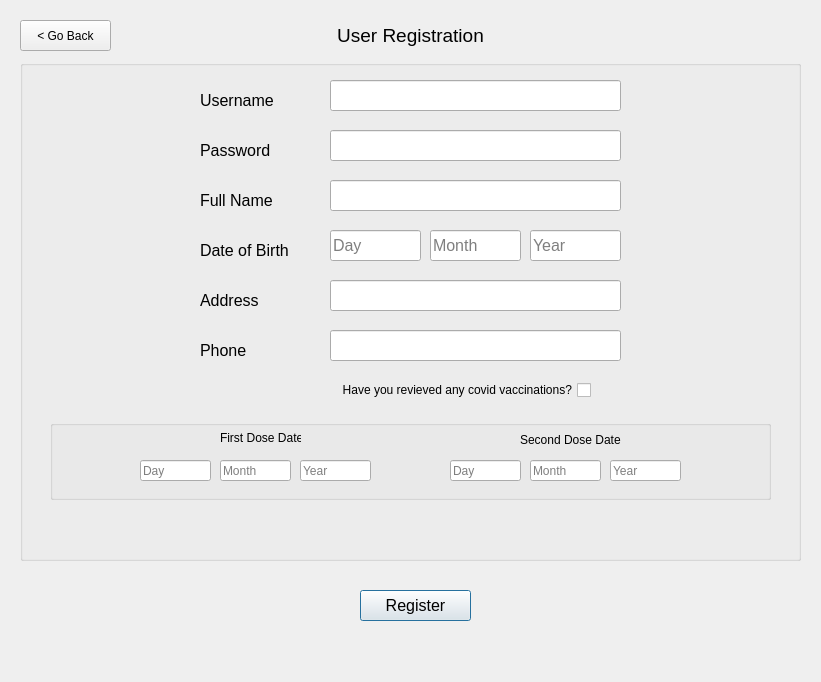
<?xml version="1.0" encoding="UTF-8"?>
<ui version="4.0">
 <class>User_Registration</class>
 <widget class="QDialog" name="User_Registration">
  <property name="geometry">
   <rect>
    <x>0</x>
    <y>0</y>
    <width>821</width>
    <height>682</height>
   </rect>
  </property>
  <property name="windowTitle">
   <string>Dialog</string>
  </property>
  <widget class="QPushButton" name="btnRegister">
   <property name="geometry">
    <rect>
     <x>360</x>
     <y>590</y>
     <width>111</width>
     <height>31</height>
    </rect>
   </property>
   <property name="font">
    <font>
     <pointsize>12</pointsize>
    </font>
   </property>
   <property name="text">
    <string>Register</string>
   </property>
  </widget>
  <widget class="QGroupBox" name="groupBox">
   <property name="geometry">
    <rect>
     <x>20</x>
     <y>60</y>
     <width>781</width>
     <height>501</height>
    </rect>
   </property>
   <property name="title">
    <string/>
   </property>
   <widget class="QLineEdit" name="input_fullname">
    <property name="geometry">
     <rect>
      <x>310</x>
      <y>120</y>
      <width>291</width>
      <height>31</height>
     </rect>
    </property>
    <property name="font">
     <font>
      <pointsize>12</pointsize>
     </font>
    </property>
   </widget>
   <widget class="QLabel" name="label_fullname">
    <property name="geometry">
     <rect>
      <x>180</x>
      <y>130</y>
      <width>111</width>
      <height>20</height>
     </rect>
    </property>
    <property name="font">
     <font>
      <pointsize>12</pointsize>
     </font>
    </property>
    <property name="text">
     <string>Full Name</string>
    </property>
   </widget>
   <widget class="QLabel" name="label_dob">
    <property name="geometry">
     <rect>
      <x>180</x>
      <y>180</y>
      <width>111</width>
      <height>20</height>
     </rect>
    </property>
    <property name="font">
     <font>
      <pointsize>12</pointsize>
     </font>
    </property>
    <property name="text">
     <string>Date of Birth</string>
    </property>
   </widget>
   <widget class="QLineEdit" name="input_dob_day">
    <property name="geometry">
     <rect>
      <x>310</x>
      <y>170</y>
      <width>91</width>
      <height>31</height>
     </rect>
    </property>
    <property name="font">
     <font>
      <pointsize>12</pointsize>
     </font>
    </property>
    <property name="text">
     <string/>
    </property>
    <property name="placeholderText">
     <string>Day</string>
    </property>
   </widget>
   <widget class="QLineEdit" name="input_dob_month">
    <property name="geometry">
     <rect>
      <x>410</x>
      <y>170</y>
      <width>91</width>
      <height>31</height>
     </rect>
    </property>
    <property name="font">
     <font>
      <pointsize>12</pointsize>
     </font>
    </property>
    <property name="text">
     <string/>
    </property>
    <property name="placeholderText">
     <string>Month</string>
    </property>
   </widget>
   <widget class="QLineEdit" name="input_dob_year">
    <property name="geometry">
     <rect>
      <x>510</x>
      <y>170</y>
      <width>91</width>
      <height>31</height>
     </rect>
    </property>
    <property name="font">
     <font>
      <pointsize>12</pointsize>
     </font>
    </property>
    <property name="toolTip">
     <string extracomment="Year"/>
    </property>
    <property name="toolTipDuration">
     <number>7</number>
    </property>
    <property name="text">
     <string/>
    </property>
    <property name="placeholderText">
     <string>Year</string>
    </property>
   </widget>
   <widget class="QLineEdit" name="input_address">
    <property name="geometry">
     <rect>
      <x>310</x>
      <y>220</y>
      <width>291</width>
      <height>31</height>
     </rect>
    </property>
    <property name="font">
     <font>
      <pointsize>12</pointsize>
     </font>
    </property>
   </widget>
   <widget class="QLabel" name="label_address">
    <property name="geometry">
     <rect>
      <x>180</x>
      <y>230</y>
      <width>111</width>
      <height>20</height>
     </rect>
    </property>
    <property name="font">
     <font>
      <pointsize>12</pointsize>
     </font>
    </property>
    <property name="text">
     <string>Address</string>
    </property>
   </widget>
   <widget class="QLabel" name="label_phone">
    <property name="geometry">
     <rect>
      <x>180</x>
      <y>280</y>
      <width>111</width>
      <height>20</height>
     </rect>
    </property>
    <property name="font">
     <font>
      <pointsize>12</pointsize>
     </font>
    </property>
    <property name="text">
     <string>Phone</string>
    </property>
   </widget>
   <widget class="QLineEdit" name="input_phone">
    <property name="geometry">
     <rect>
      <x>310</x>
      <y>270</y>
      <width>291</width>
      <height>31</height>
     </rect>
    </property>
    <property name="font">
     <font>
      <pointsize>12</pointsize>
     </font>
    </property>
   </widget>
   <widget class="QCheckBox" name="checkBox">
    <property name="geometry">
     <rect>
      <x>150</x>
      <y>320</y>
      <width>421</width>
      <height>20</height>
     </rect>
    </property>
    <property name="layoutDirection">
     <enum>Qt::RightToLeft</enum>
    </property>
    <property name="text">
     <string>Have you revieved any covid vaccinations?</string>
    </property>
    <property name="checked">
     <bool>false</bool>
    </property>
   </widget>
   <widget class="QGroupBox" name="vaxStatus_box">
    <property name="geometry">
     <rect>
      <x>30</x>
      <y>360</y>
      <width>721</width>
      <height>80</height>
     </rect>
    </property>
    <property name="title">
     <string/>
    </property>
    <widget class="QLineEdit" name="input_dob_year_3">
     <property name="geometry">
      <rect>
       <x>560</x>
       <y>40</y>
       <width>71</width>
       <height>21</height>
      </rect>
     </property>
     <property name="font">
      <font>
       <pointsize>9</pointsize>
      </font>
     </property>
     <property name="toolTip">
      <string extracomment="Year"/>
     </property>
     <property name="toolTipDuration">
      <number>7</number>
     </property>
     <property name="text">
      <string/>
     </property>
     <property name="placeholderText">
      <string>Year</string>
     </property>
    </widget>
    <widget class="QLineEdit" name="input_dob_month_2">
     <property name="geometry">
      <rect>
       <x>170</x>
       <y>40</y>
       <width>71</width>
       <height>21</height>
      </rect>
     </property>
     <property name="font">
      <font>
       <pointsize>9</pointsize>
      </font>
     </property>
     <property name="text">
      <string/>
     </property>
     <property name="placeholderText">
      <string>Month</string>
     </property>
    </widget>
    <widget class="QLineEdit" name="input_dob_year_2">
     <property name="geometry">
      <rect>
       <x>250</x>
       <y>40</y>
       <width>71</width>
       <height>21</height>
      </rect>
     </property>
     <property name="font">
      <font>
       <pointsize>9</pointsize>
      </font>
     </property>
     <property name="toolTip">
      <string extracomment="Year"/>
     </property>
     <property name="toolTipDuration">
      <number>7</number>
     </property>
     <property name="text">
      <string/>
     </property>
     <property name="placeholderText">
      <string>Year</string>
     </property>
    </widget>
    <widget class="QLabel" name="label_2">
     <property name="geometry">
      <rect>
       <x>470</x>
       <y>10</y>
       <width>121</width>
       <height>20</height>
      </rect>
     </property>
     <property name="text">
      <string>Second Dose Date</string>
     </property>
    </widget>
    <widget class="QLabel" name="label">
     <property name="geometry">
      <rect>
       <x>170</x>
       <y>10</y>
       <width>81</width>
       <height>16</height>
      </rect>
     </property>
     <property name="text">
      <string>First Dose Date</string>
     </property>
    </widget>
    <widget class="QLineEdit" name="input_dob_day_3">
     <property name="geometry">
      <rect>
       <x>400</x>
       <y>40</y>
       <width>71</width>
       <height>21</height>
      </rect>
     </property>
     <property name="font">
      <font>
       <pointsize>9</pointsize>
      </font>
     </property>
     <property name="text">
      <string/>
     </property>
     <property name="placeholderText">
      <string>Day</string>
     </property>
    </widget>
    <widget class="QLineEdit" name="input_dob_month_3">
     <property name="geometry">
      <rect>
       <x>480</x>
       <y>40</y>
       <width>71</width>
       <height>21</height>
      </rect>
     </property>
     <property name="font">
      <font>
       <pointsize>9</pointsize>
      </font>
     </property>
     <property name="text">
      <string/>
     </property>
     <property name="placeholderText">
      <string>Month</string>
     </property>
    </widget>
    <widget class="QLineEdit" name="input_dob_day_2">
     <property name="geometry">
      <rect>
       <x>90</x>
       <y>40</y>
       <width>71</width>
       <height>21</height>
      </rect>
     </property>
     <property name="font">
      <font>
       <pointsize>9</pointsize>
      </font>
     </property>
     <property name="text">
      <string/>
     </property>
     <property name="placeholderText">
      <string>Day</string>
     </property>
    </widget>
   </widget>
   <widget class="QLineEdit" name="input_password">
    <property name="geometry">
     <rect>
      <x>310</x>
      <y>70</y>
      <width>291</width>
      <height>31</height>
     </rect>
    </property>
    <property name="font">
     <font>
      <pointsize>12</pointsize>
     </font>
    </property>
    <property name="echoMode">
     <enum>QLineEdit::Password</enum>
    </property>
   </widget>
   <widget class="QLabel" name="label_fullname_2">
    <property name="geometry">
     <rect>
      <x>180</x>
      <y>80</y>
      <width>111</width>
      <height>20</height>
     </rect>
    </property>
    <property name="font">
     <font>
      <pointsize>12</pointsize>
     </font>
    </property>
    <property name="text">
     <string>Password</string>
    </property>
   </widget>
   <widget class="QLabel" name="label_fullname_3">
    <property name="geometry">
     <rect>
      <x>180</x>
      <y>30</y>
      <width>111</width>
      <height>20</height>
     </rect>
    </property>
    <property name="font">
     <font>
      <pointsize>12</pointsize>
     </font>
    </property>
    <property name="text">
     <string>Username</string>
    </property>
   </widget>
   <widget class="QLineEdit" name="input_username">
    <property name="geometry">
     <rect>
      <x>310</x>
      <y>20</y>
      <width>291</width>
      <height>31</height>
     </rect>
    </property>
    <property name="font">
     <font>
      <pointsize>12</pointsize>
     </font>
    </property>
   </widget>
  </widget>
  <widget class="QLabel" name="label_3">
   <property name="geometry">
    <rect>
     <x>320</x>
     <y>20</y>
     <width>181</width>
     <height>31</height>
    </rect>
   </property>
   <property name="font">
    <font>
     <pointsize>14</pointsize>
    </font>
   </property>
   <property name="text">
    <string>User Registration</string>
   </property>
   <property name="alignment">
    <set>Qt::AlignCenter</set>
   </property>
  </widget>
  <widget class="QPushButton" name="pushButton">
   <property name="geometry">
    <rect>
     <x>20</x>
     <y>20</y>
     <width>91</width>
     <height>31</height>
    </rect>
   </property>
   <property name="text">
    <string>&lt; Go Back</string>
   </property>
  </widget>
 </widget>
 <resources/>
 <connections/>
</ui>
